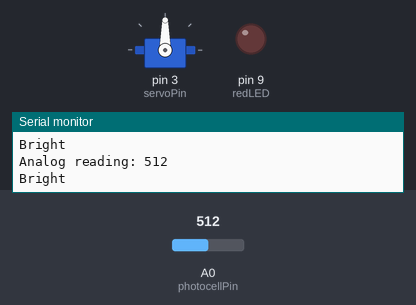
Bench run of a sketch on a simulated Arduino Uno, built with avr-gcc and run on an emulated ATmega328P. On the bench: servo, output pins drawn as LEDs (lit = HIGH), the last lines printed to the serial monitor. The test bench sets the inputs (shaded band); at power-on: A0 (photocellPin) = 512.

Above: at 1.2 s.
1.3 s: A0 (photocellPin) set to 206
2.9 s: A0 (photocellPin) set to 191
At 3.7 s:
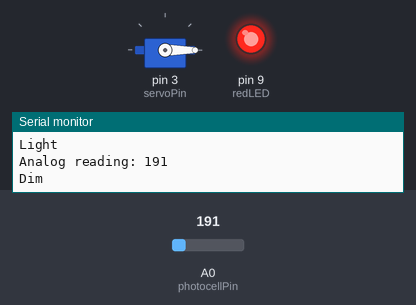
5.9 s: A0 (photocellPin) set to 210
At 7.1 s:
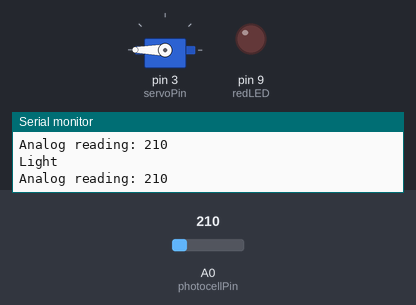
7.4 s: A0 (photocellPin) set to 190
At 9.2 s:
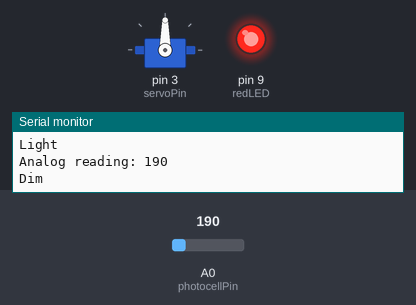
Timing chart, 0 to 11.4 s (numbered marks = the images above; inputs shaded):
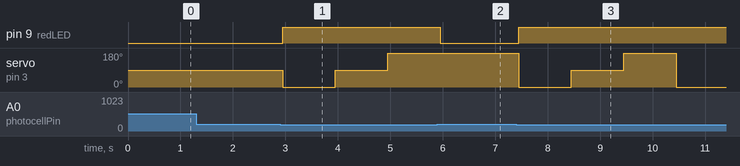

Measured:
- the behaviour switches between 200 and 199 on A0 (photocellPin) (found by bisection; images 0 and 1)
- after the input at 2.9 s, pin 9 (redLED): LOW → HIGH after 0.05 s; servo on pin 3 (servoPin): 90° → 0° after 0.05 s, → 90° 1.0 s later, → 180° 1.0 s later
- after the input at 5.9 s, pin 9 (redLED): HIGH → LOW after 0.05 s; servo on pin 3 (servoPin): stays 180° (without the input it goes to 0° after 0.05 s)
- after the input at 7.4 s, pin 9 (redLED): LOW → HIGH after 0.05 s; servo on pin 3 (servoPin): 180° → 0° after 0.05 s, → 90° 1.0 s later, → 180° 1.0 s later, → 0° 1.0 s later

The sketch:

photocellReaction.ino
```cpp
#include <Arduino.h>
#include <Servo.h>
#include <Stepper.h>

int stepsPerRevolution = 800;
int servoPin = 3;
int photocellPin = 0; //a0
int reading;
int redLED = 9;
int brightness;

Stepper myStepper(stepsPerRevolution, 8, 10, 9, 11);
Servo Servo1;

void setup() {
  // put your setup code here, to run once:
  Serial.begin(9600);

  pinMode(redLED, OUTPUT);
  pinMode(servoPin, OUTPUT);
  Servo1.attach(servoPin);

  //stepper code
  //myStepper.setSpeed(20);
}

void loop() {
  // put your main code here, to run repeatedly:
  reading = analogRead(photocellPin);

  Serial.print("Analog reading: ");
  Serial.println(reading);

  if(reading < 10){
    Serial.println("Dark");

    digitalWrite(redLED, HIGH);
    //servo motor will rotate
    Servo1.write(0);
    delay(1000);

    Servo1.write(90);
    delay(1000);

    Servo1.write(180);
    delay(1000);
  }
  else if (reading < 200){
    Serial.println("Dim");

    digitalWrite(redLED, HIGH);
    //servo motor will rotate
    Servo1.write(0);
    delay(1000);

    Servo1.write(90);
    delay(1000);

    Servo1.write(180);
    delay(1000);
  }
  else if(reading < 500) {
    Serial.println("Light");
    digitalWrite(redLED, LOW);
  }
  else if (reading < 800) {
    Serial.println("Bright");
    digitalWrite(redLED, LOW);
  }
  else {
    Serial.println("Very bright");
    digitalWrite(redLED, LOW);
  }

  //delay(1000);

  /*stepper code

  myStepper.step(stepsPerRevolution);
  delay(500);

  myStepper.step(-stepsPerRevolution);
  delay(500);
  */

}
```
